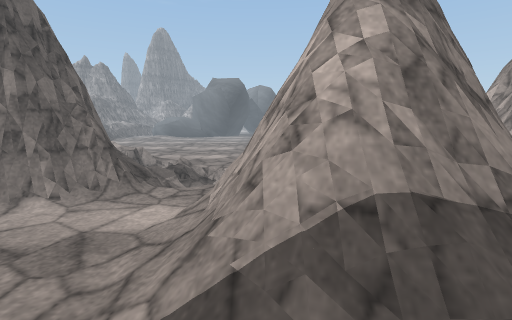
[1] (above)

18 first-person views from a walk through a scene from a Unity 3-D project. The camera is 1.2 m above the floor, tilts 8° down and sees 85° across. The floor is counted in squares, 0.5 m on a side. Each view is taken from the middle of a square. On the plan, view 1 faces up. The plan holds only what a view shows up to about 18 squares ahead; the rest is blank. The place goes on beyond the plan. The player character is not drawn. Some surface patterns are stand-ins.

[2]
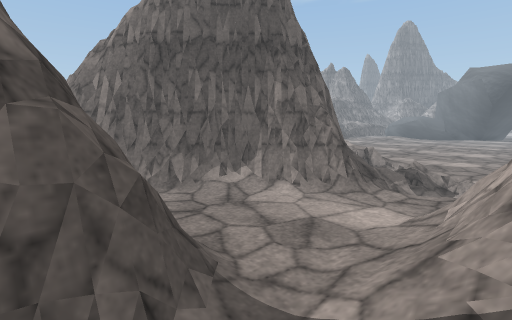

[3]
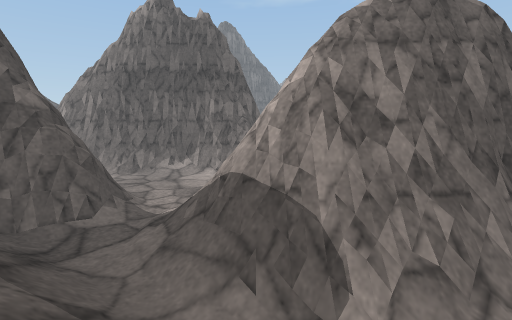

[4]
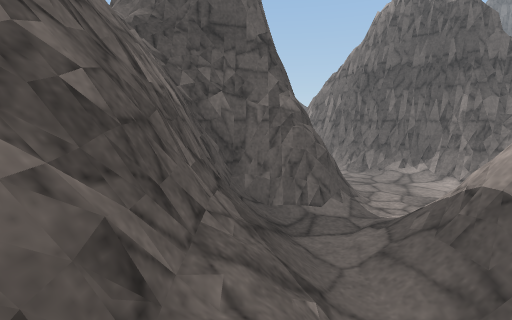

[5]
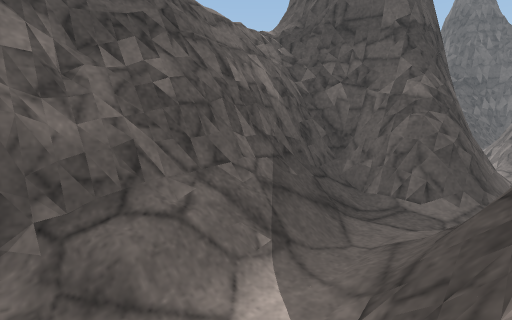

[6]
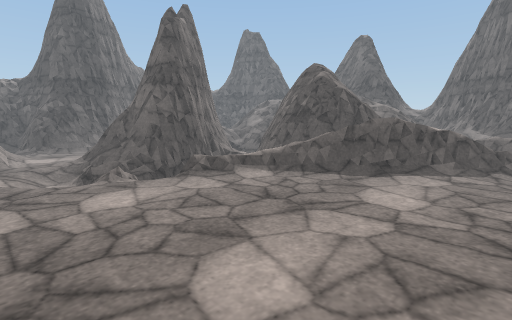

[7]
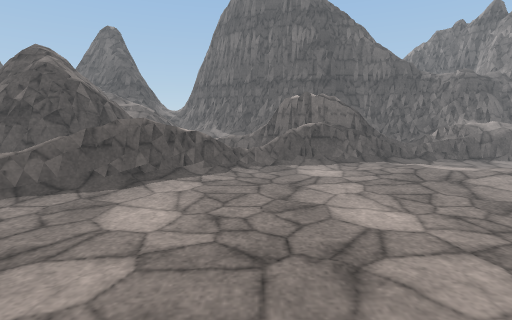

[8]
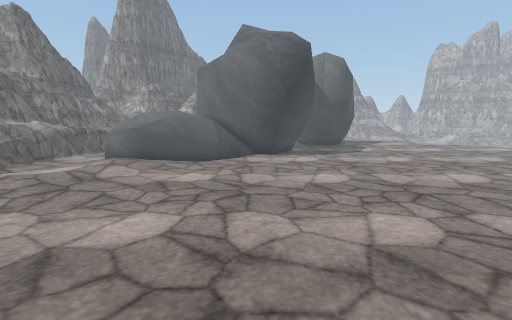

[9]
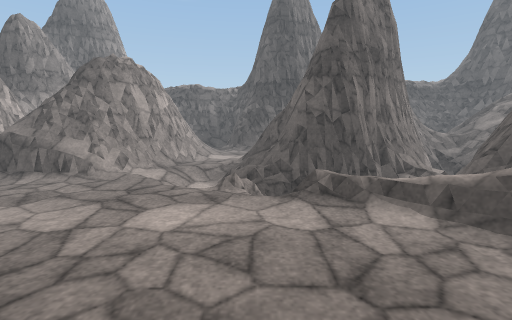

[10]
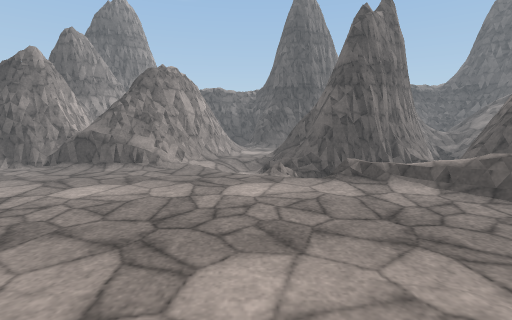

[11]
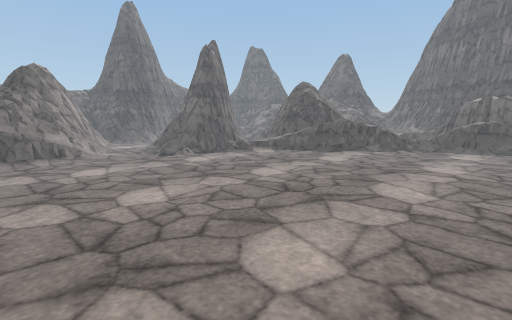

[12]
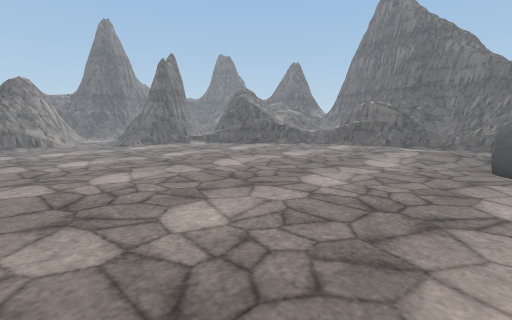

[13]
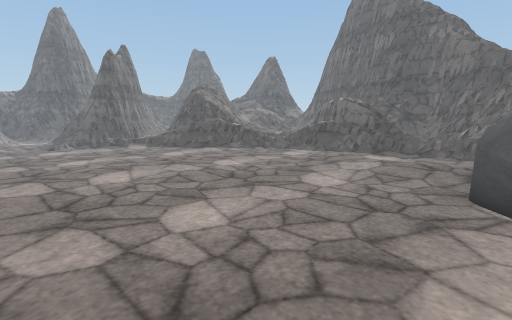

[14]
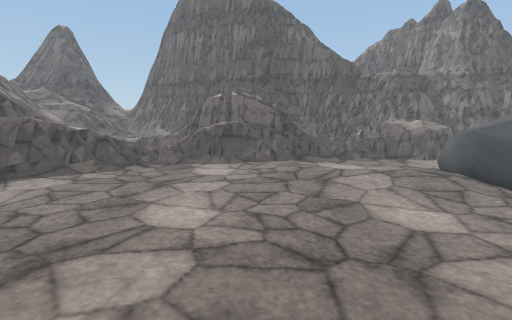

[15]
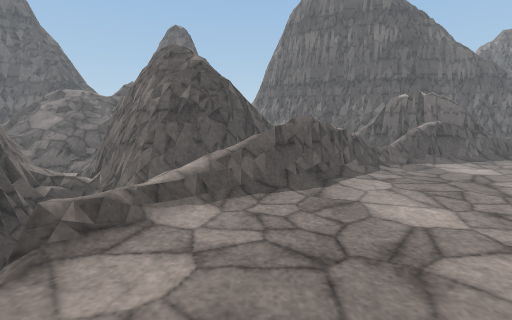

[16]
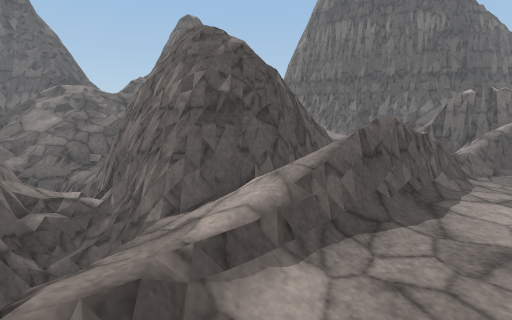

[17]
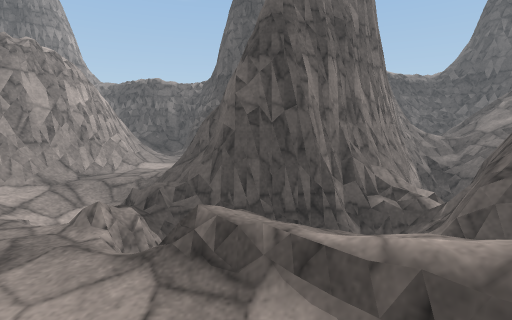

[18]
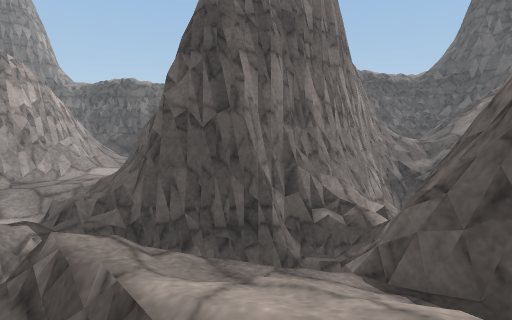

### Floor plan
Key: @ floor where view 1 was taken; # wall or solid block; x gap in a wall; . main floor; : floor 0.25 m higher than the main floor; - floor 0.25 m lower than the main floor; + floor 0.5 m higher than the main floor; _ floor 0.5 m lower than the main floor; * floor 0.75 m higher than the main floor; / step, stairs or slope; = window, fence, low wall or low ledge; ^ raised ledge; v drop or lower ground; O other object.
Columns run from 20 left of view 1 to 7 right of it. Each row starts with its distance up from view 1.
 43 #=..OOOOOOOOO...........   .
 42 ==...OOOOOOO................
 41 ==... O.....................
 40 ==... ::....................
 39 #:....::....................
 38  :....::....................
 37  :..........................
 36 =+....:.....................
 35 #=..........................
 34 #==.........................
 33 ^==.........................
 32 ^#=#........................
 31 #==#........................
 30 #*==........................
 29 # ++........................
 28 =  +........................
 27 =   +.......................
 26     ==......................
 25      ==.....................
 24      =^#....................
 23      ===/...................
 22   ==  ===...................
 21  =###=  =:..................
 20 ####### **:................
 19      ## +++:...............
 18       #=:::::...............
 17      ##=...:::..............
 16      ##=v      _............
 15     ##=.v     v..--/........
 14    ##=..vvvv==-.--_/.....===
 13    ==v :.=####=:./-/..:==##=
 12    .v v:######=:///..:*^####
 11  ..v v=###  ##= ///..=#####
 10  :-vvv##    ##^=/...####
  9 #+.vv=#    ###=#/...=##
  8 =+.-.##   ##==#.....##   #
  7 #*++##    ##/.....//##  ###
  6  **##    ##=.......:######=
  5 = =##   ##=........:#####=:
  4 = =#  ###=........//=###=#.
  3      ###=    ....../#===#..
  2      #^=     =====../////.
  1       x      #####.......
  0                ###..@////./
 -1                 ## ////////
 -2                 ##=========
 -3                  ##########
 -4                   #########

Positions as (right, up) in squares from view 1, and headings:
1: (0, 0), facing up
2: (0, 0), facing up-left
3: (6, -1), facing up-left
4: (6, -1), facing left
5: (6, 3), facing down-left
6: (0, 28), facing down-left
7: (-2, 28), facing left
8: (-6, 25), facing up
9: (-5, 26), facing down
10: (-3, 29), facing down
11: (7, 34), facing down-left
12: (7, 43), facing down-left
13: (1, 43), facing down-left
14: (-2, 33), facing left
15: (-2, 21), facing left
16: (-5, 19), facing left
17: (-8, 22), facing down
18: (-10, 21), facing down
